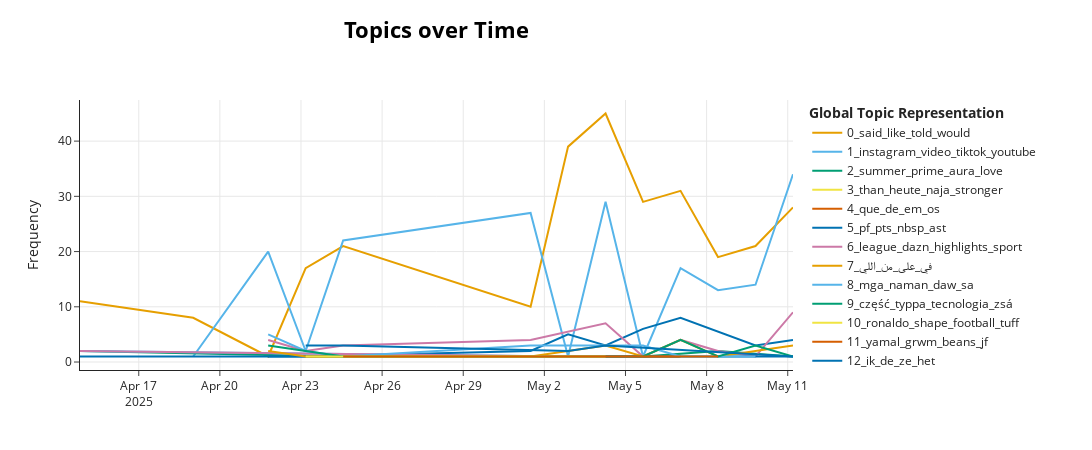

This figure's notebook cell:
### Markdown cell above
## 3. Zeitliche Analyse der Topics

Ein großer Vorteil von BERTopic ist die Möglichkeit, Themen im Zeitverlauf zu analysieren. Dazu müssen wir das Erstellungsdatum korrekt als `datetime` interpretieren und in geeignete Zeitstempel transformieren.

### Code cell
# Sicherstellen, dass timestamp eine gültige datetime-Spalte ist
df_clean['timestamp'] = pd.to_datetime(df_clean['timestamp'], errors='coerce')
df_clean = df_clean.dropna(subset=['timestamp'])

# Alle Listen synchron extrahieren
texts_synced = df_clean['text_clean'].tolist()
topics_synced = df_clean['topic'].tolist()
timestamps_synced = df_clean['timestamp'].tolist()  # echte datetime-Werte

# Kontrollieren
print(len(texts_synced), len(topics_synced), len(timestamps_synced))

# Topics-over-time berechnen (echte Timestamps → funktioniert!)
topics_over_time = topic_model.topics_over_time(
    docs=texts_synced,
    topics=topics_synced,
    timestamps=timestamps_synced,
    nr_bins=20  # oder eine andere sinnvolle Anzahl Zeit-Buckets
)

# Visualisierung
topic_model.visualize_topics_over_time(topics_over_time)

### Figure 1 — Plotly figure (JSON) as saved in the notebook; plotly's stock layout.template omitted (floating-point values rounded to 4 significant figures)
{"data": [{"hoverinfo": "text", "hovertext": ["<b>Topic 0</b><br>Words: told, said, kon, time, like", "<b>Topic 0</b><br>Words: said, matt, birthday, home, navarro", "<b>Topic 0</b><br>Words: trend, movies, based, look, flopping", "<b>Topic 0</b><br>Words: said, people, told, like, time", "<b>Topic 0</b><br>Words: said, like, told, would, girlfriend", "<b>Topic 0</b><br>Words: news, like, gf, see, said", "<b>Topic 0</b><br>Words: said, like, told, got, want", "<b>Topic 0</b><br>Words: like, said, even, told, know", "<b>Topic 0</b><br>Words: like, said, liam, told, get", "<b>Topic 0</b><br>Words: said, would, like, baby, husband", "<b>Topic 0</b><br>Words: said, like, mortgage, told, people", "<b>Topic 0</b><br>Words: said, like, unity, people, told", "<b>Topic 0</b><br>Words: said, like, never, time, would"], "marker": {"color": "#E69F00"}, "mode": "lines", "name": "0_said_like_told_would", "type": "scatter", "x": ["2025-04-14T19:51:33.496000000", "2025-04-19T00:20:14.600000000", "2025-04-21T18:52:45.000000000", "2025-04-23T04:09:00.200000000", "2025-04-24T13:25:15.400000000", "2025-05-01T11:46:31.400000000", "2025-05-02T21:02:46.600000000", "2025-05-04T06:19:01.800000000", "2025-05-05T15:35:17.000000000", "2025-05-07T00:51:32.200000000", "2025-05-08T10:07:47.400000000", "2025-05-09T19:24:02.600000000", "2025-05-11T04:40:17.800000000"], "y": [11, 8, 1, 17, 21, 10, 39, 45, 29, 31, 19, 21, 28]}, {"hoverinfo": "text", "hovertext": ["<b>Topic 1</b><br>Words: pensionen, ausgaben, ältere, urkunde, bevölkerung", "<b>Topic 1</b><br>Words: instagram, video, werbung, kanal, kliemann", "<b>Topic 1</b><br>Words: ile, da, dakika, konyaspor, tümosan", "<b>Topic 1</b><br>Words: instagram, gröner, video, folgen, leipzig", "<b>Topic 1</b><br>Words: instagram, youtube, twitter, video, werbung", "<b>Topic 1</b><br>Words: schnelle, rezepte, hensslers, henssler, el", "<b>Topic 1</b><br>Words: instagram, video, tiktok, youtube, werbung", "<b>Topic 1</b><br>Words: premium, choose, song, music, pay", "<b>Topic 1</b><br>Words: video, instagram, mehr, knallerfrauen, mal", "<b>Topic 1</b><br>Words: instagram, kanal, video, tiktok, tochter", "<b>Topic 1</b><br>Words: instagram, 아이들, video, det, som", "<b>Topic 1</b><br>Words: instagram, tiktok, video, funk, gaming"], "marker": {"color": "#56B4E9"}, "mode": "lines", "name": "1_instagram_video_tiktok_youtube", "type": "scatter", "x": ["2025-04-19T00:20:14.600000000", "2025-04-21T18:52:45.000000000", "2025-04-23T04:09:00.200000000", "2025-04-24T13:25:15.400000000", "2025-05-01T11:46:31.400000000", "2025-05-02T21:02:46.600000000", "2025-05-04T06:19:01.800000000", "2025-05-05T15:35:17.000000000", "2025-05-07T00:51:32.200000000", "2025-05-08T10:07:47.400000000", "2025-05-09T19:24:02.600000000", "2025-05-11T04:40:17.800000000"], "y": [1, 20, 2, 22, 27, 1, 29, 1, 17, 13, 14, 34]}, {"hoverinfo": "text", "hovertext": ["<b>Topic 2</b><br>Words: quake, jolt, wave, huh, boom", "<b>Topic 2</b><br>Words: prime, summer, video, turned, pretty", "<b>Topic 2</b><br>Words: fade, em, summer, prime, aura", "<b>Topic 2</b><br>Words: title, summer, prime, aura, love", "<b>Topic 2</b><br>Words: description, summer, prime, aura, love"], "marker": {"color": "#009E73"}, "mode": "lines", "name": "2_summer_prime_aura_love", "type": "scatter", "x": ["2025-04-14T19:51:33.496000000", "2025-04-24T13:25:15.400000000", "2025-05-05T15:35:17.000000000", "2025-05-08T10:07:47.400000000", "2025-05-11T04:40:17.800000000"], "y": [2, 1, 1, 2, 1]}, {"hoverinfo": "text", "hovertext": ["<b>Topic 3</b><br>Words: echt, scheitert, sträter, torsten, hohem"], "marker": {"color": "#F0E442"}, "mode": "lines", "name": "3_than_heute_naja_stronger", "type": "scatter", "x": ["2025-05-07T00:51:32.200000000"], "y": [3]}, {"hoverinfo": "text", "hovertext": ["<b>Topic 4</b><br>Words: mejor, competencia, seria, sospechat, gana"], "marker": {"color": "#D55E00"}, "mode": "lines", "name": "4_que_de_em_os", "type": "scatter", "x": ["2025-04-14T19:51:33.496000000"], "y": [2]}, {"hoverinfo": "text", "hovertext": ["<b>Topic 5</b><br>Words: phoenix, suns, budenholzer, lone, fired", "<b>Topic 5</b><br>Words: mavericks, dallas, defence, traded, doncic", "<b>Topic 5</b><br>Words: nhl, period, highlights, condensing, stanley", "<b>Topic 5</b><br>Words: pf, min, lakers, pts, nbsp", "<b>Topic 5</b><br>Words: nhl, period, game, pistons, playoff", "<b>Topic 5</b><br>Words: pf, pts, min, nbsp, default", "<b>Topic 5</b><br>Words: pf, pts, nbsp, stl, ast", "<b>Topic 5</b><br>Words: pf, pts, nbsp, ast, stl", "<b>Topic 5</b><br>Words: pf, ast, blk, stl, pts", "<b>Topic 5</b><br>Words: pf, pts, okc, den, nbsp", "<b>Topic 5</b><br>Words: flagg, pf, nba, pts, kc"], "marker": {"color": "#0072B2"}, "mode": "lines", "name": "5_pf_pts_nbsp_ast", "type": "scatter", "x": ["2025-04-14T19:51:33.496000000", "2025-04-19T00:20:14.600000000", "2025-04-21T18:52:45.000000000", "2025-04-23T04:09:00.200000000", "2025-05-01T11:46:31.400000000", "2025-05-02T21:02:46.600000000", "2025-05-04T06:19:01.800000000", "2025-05-05T15:35:17.000000000", "2025-05-07T00:51:32.200000000", "2025-05-09T19:24:02.600000000", "2025-05-11T04:40:17.800000000"], "y": [1, 1, 1, 1, 2, 5, 3, 6, 8, 3, 4]}, {"hoverinfo": "text", "hovertext": ["<b>Topic 6</b><br>Words: dazn, league, bundesliga, highlights, champions", "<b>Topic 6</b><br>Words: dazn, league, champions, besten, highlights", "<b>Topic 6</b><br>Words: dazn, nfl, league, serie, besten", "<b>Topic 6</b><br>Words: league, track, highlights, schiris, lidar", "<b>Topic 6</b><br>Words: dazn, league, sport, highlights, uefa", "<b>Topic 6</b><br>Words: sky, sport, formel, miami, highlights", "<b>Topic 6</b><br>Words: league, club, chelsea, cup, ucl", "<b>Topic 6</b><br>Words: league, europa, uefa, highlights, bilbao", "<b>Topic 6</b><br>Words: league, europa, uefa, rtl, betis", "<b>Topic 6</b><br>Words: sports, sky, league, dazn, highlights"], "marker": {"color": "#CC79A7"}, "mode": "lines", "name": "6_league_dazn_highlights_sport", "type": "scatter", "x": ["2025-04-21T18:52:45.000000000", "2025-04-23T04:09:00.200000000", "2025-04-24T13:25:15.400000000", "2025-05-01T11:46:31.400000000", "2025-05-04T06:19:01.800000000", "2025-05-05T15:35:17.000000000", "2025-05-07T00:51:32.200000000", "2025-05-08T10:07:47.400000000", "2025-05-09T19:24:02.600000000", "2025-05-11T04:40:17.800000000"], "y": [4, 2, 3, 4, 7, 1, 4, 2, 1, 9]}, {"hoverinfo": "text", "hovertext": ["<b>Topic 7</b><br>Words: اللي, انا, official, الدنيا, خطوه", "<b>Topic 7</b><br>Words: foreigner, among, edgy, mistreat, foreigners"], "marker": {"color": "#E69F00"}, "mode": "lines", "name": "7_في_على_من_اللي", "type": "scatter", "x": ["2025-04-24T13:25:15.400000000", "2025-05-07T00:51:32.200000000"], "y": [1, 1]}, {"hoverinfo": "text", "hovertext": ["<b>Topic 8</b><br>Words: mga, daw, naman, sa, namimilit", "<b>Topic 8</b><br>Words: buha, amick, jovan, sam, per"], "marker": {"color": "#56B4E9"}, "mode": "lines", "name": "8_mga_naman_daw_sa", "type": "scatter", "x": ["2025-04-14T19:51:33.496000000", "2025-05-02T21:02:46.600000000"], "y": [2, 1]}, {"hoverinfo": "text", "hovertext": ["<b>Topic 9</b><br>Words: część, tecnologia, typpa, zsá, bts"], "marker": {"color": "#009E73"}, "mode": "lines", "name": "9_część_typpa_tecnologia_zsá", "type": "scatter", "x": ["2025-05-11T04:40:17.800000000"], "y": [32]}, {"hoverinfo": "text", "hovertext": ["<b>Topic 10</b><br>Words: shape, redick, phenomenal, collectively, better", "<b>Topic 10</b><br>Words: weak, russia, strong, ronaldo, shape"], "marker": {"color": "#F0E442"}, "mode": "lines", "name": "10_ronaldo_shape_football_tuff", "type": "scatter", "x": ["2025-05-01T11:46:31.400000000", "2025-05-04T06:19:01.800000000"], "y": [1, 1]}, {"hoverinfo": "text", "hovertext": ["<b>Topic 11</b><br>Words: mgk, cahill, sam, pick, cover", "<b>Topic 11</b><br>Words: beans, bananas, ibs, immobile, stomach"], "marker": {"color": "#D55E00"}, "mode": "lines", "name": "11_yamal_grwm_beans_jf", "type": "scatter", "x": ["2025-04-23T04:09:00.200000000", "2025-05-07T00:51:32.200000000"], "y": [1, 1]}, {"hoverinfo": "text", "hovertext": ["<b>Topic 12</b><br>Words: merlin, dino, hej, ću, sve", "<b>Topic 12</b><br>Words: ik, de, zijn, het, en", "<b>Topic 12</b><br>Words: sie, ze, nie, jest, ale"], "marker": {"color": "#0072B2"}, "mode": "lines", "name": "12_ik_de_ze_het", "type": "scatter", "x": ["2025-04-21T18:52:45.000000000", "2025-05-04T06:19:01.800000000", "2025-05-11T04:40:17.800000000"], "y": [1, 1, 1]}, {"hoverinfo": "text", "hovertext": ["<b>Topic 13</b><br>Words: thermos, aftercare, shopsphere, tricky, infections", "<b>Topic 13</b><br>Words: face, going, make, done, hair", "<b>Topic 13</b><br>Words: beads, humidity, jar, save, includes"], "marker": {"color": "#CC79A7"}, "mode": "lines", "name": "13_hair_bio_blush_mascara", "type": "scatter", "x": ["2025-04-14T19:51:33.496000000", "2025-05-02T21:02:46.600000000", "2025-05-05T15:35:17.000000000"], "y": [2, 1, 1]}, {"hoverinfo": "text", "hovertext": ["<b>Topic 14</b><br>Words: azizam, assistant, production, wan, anthony", "<b>Topic 14</b><br>Words: michael, kelly, patrick, ströter, production", "<b>Topic 14</b><br>Words: creative, director, park, production, jang", "<b>Topic 14</b><br>Words: bluesky, animator, yo, instagram, taskmaster", "<b>Topic 14</b><br>Words: villain, comes, sadistic, allison, tend", "<b>Topic 14</b><br>Words: cbs, nippard, jeff, news, free", "<b>Topic 14</b><br>Words: rites, conjuring, last, mcgoldrick, safran", "<b>Topic 14</b><br>Words: cyrus, miley, na, production, skater", "<b>Topic 14</b><br>Words: taskmaster, ajay, award, film, wendy"], "marker": {"color": "#E69F00"}, "mode": "lines", "name": "14_production_azizam_assistant_director", "type": "scatter", "x": ["2025-04-21T18:52:45.000000000", "2025-04-23T04:09:00.200000000", "2025-05-01T11:46:31.400000000", "2025-05-04T06:19:01.800000000", "2025-05-05T15:35:17.000000000", "2025-05-07T00:51:32.200000000", "2025-05-08T10:07:47.400000000", "2025-05-09T19:24:02.600000000", "2025-05-11T04:40:17.800000000"], "y": [2, 1, 1, 3, 1, 4, 1, 2, 3]}, {"hoverinfo": "text", "hovertext": ["<b>Topic 15</b><br>Words: new, hunter, monster, battle, supercell", "<b>Topic 15</b><br>Words: support, dps, players, destiny, role", "<b>Topic 15</b><br>Words: japan, ghost, set, story, mercenary", "<b>Topic 15</b><br>Words: new, battle, borderlands, free, planet", "<b>Topic 15</b><br>Words: battle, cards, tank, players, clash", "<b>Topic 15</b><br>Words: game, splatoon, mario, play, strikers", "<b>Topic 15</b><br>Words: daquavis, duel, challenge, pvp, training", "<b>Topic 15</b><br>Words: mage, guild, kvatch, ignore, imperial", "<b>Topic 15</b><br>Words: overwatch, fighter, street, challenger, martial"], "marker": {"color": "#56B4E9"}, "mode": "lines", "name": "15_new_battle_game_play", "type": "scatter", "x": ["2025-04-21T18:52:45.000000000", "2025-04-23T04:09:00.200000000", "2025-04-24T13:25:15.400000000", "2025-05-01T11:46:31.400000000", "2025-05-04T06:19:01.800000000", "2025-05-05T15:35:17.000000000", "2025-05-07T00:51:32.200000000", "2025-05-08T10:07:47.400000000", "2025-05-09T19:24:02.600000000"], "y": [5, 2, 1, 3, 3, 3, 1, 1, 1]}, {"hoverinfo": "text", "hovertext": ["<b>Topic 16</b><br>Words: nurburgring, fail, bmw, drift, vw", "<b>Topic 16</b><br>Words: cx, mazda, liter, diesel, gibts", "<b>Topic 16</b><br>Words: adac, stau, rat, motorradfahren, durchschlängeln", "<b>Topic 16</b><br>Words: jesko, regera, car, power, nm", "<b>Topic 16</b><br>Words: morlock, motors, westerwald, eins, kabel", "<b>Topic 16</b><br>Words: turbo, amg, bi, sowie, mercedes", "<b>Topic 16</b><br>Words: jp, große, gerne, performance, dabei", "<b>Topic 16</b><br>Words: oldtimer, audi, opel, umbauten, gerne", "<b>Topic 16</b><br>Words: jp, große, gerne, performance, dabei"], "marker": {"color": "#009E73"}, "mode": "lines", "name": "16_nurburgring_turbo_bmw_mercedes", "type": "scatter", "x": ["2025-04-21T18:52:45.000000000", "2025-04-24T13:25:15.400000000", "2025-05-01T11:46:31.400000000", "2025-05-04T06:19:01.800000000", "2025-05-05T15:35:17.000000000", "2025-05-07T00:51:32.200000000", "2025-05-08T10:07:47.400000000", "2025-05-09T19:24:02.600000000", "2025-05-11T04:40:17.800000000"], "y": [3, 1, 1, 1, 1, 4, 1, 3, 1]}, {"hoverinfo": "text", "hovertext": ["<b>Topic 18</b><br>Words: mon, commented, liked, featuring, watched", "<b>Topic 18</b><br>Words: cat, duolingo, kitten, cats, funny"], "marker": {"color": "#F0E442"}, "mode": "lines", "name": "18_viral_duolingo_tiktok_tiktoks", "type": "scatter", "x": ["2025-04-23T04:09:00.200000000", "2025-05-04T06:19:01.800000000"], "y": [1, 1]}, {"hoverinfo": "text", "hovertext": ["<b>Topic 19</b><br>Words: serving, viral, cents, per, onion", "<b>Topic 19</b><br>Words: viral, et, al, zucker, duolingo", "<b>Topic 19</b><br>Words: viral, duolingo, tiktok, different, bars"], "marker": {"color": "#D55E00"}, "mode": "lines", "name": "19_different_bars_et_chocolate", "type": "scatter", "x": ["2025-04-24T13:25:15.400000000", "2025-05-07T00:51:32.200000000", "2025-05-08T10:07:47.400000000"], "y": [1, 1, 1]}, {"hoverinfo": "text", "hovertext": ["<b>Topic 23</b><br>Words: remastered, scrolls, elder, oblivion, iv", "<b>Topic 23</b><br>Words: oblivion, scrolls, elder, todd, game", "<b>Topic 23</b><br>Words: skills, leveling, level, og, character", "<b>Topic 23</b><br>Words: oblivion, skyrim, empire, better, of", "<b>Topic 23</b><br>Words: extraction, fantasy, ramon, the, spiel"], "marker": {"color": "#0072B2"}, "mode": "lines", "name": "23_oblivion_scrolls_elder_game", "type": "scatter", "x": ["2025-04-23T04:09:00.200000000", "2025-04-24T13:25:15.400000000", "2025-05-02T21:02:46.600000000", "2025-05-04T06:19:01.800000000", "2025-05-11T04:40:17.800000000"], "y": [3, 3, 2, 3, 1]}, {"hoverinfo": "text", "hovertext": ["<b>Topic 27</b><br>Words: brainrot, pennsylvania, bylaws, tragic, directors"], "marker": {"color": "#CC79A7"}, "mode": "lines", "name": "27_template_new_capcut_edits", "type": "scatter", "x": ["2025-04-14T19:51:33.496000000"], "y": [1]}], "layout": {"height": 450, "hoverlabel": {"bgcolor": "white", "font": {"family": "Rockwell", "size": 16}}, "legend": {"title": {"text": "<b>Global Topic Representation"}}, "title": {"font": {"color": "Black", "size": 22}, "text": "<b>Topics over Time</b>", "x": 0.4, "xanchor": "center", "y": 0.95, "yanchor": "top"}, "width": 1250, "xaxis": {"showgrid": true}, "yaxis": {"showgrid": true, "title": {"text": "Frequency"}}}}
